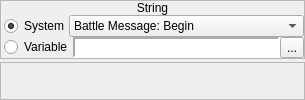
        <widget class="QWidget" name="wString">
         <layout class="QVBoxLayout" name="verticalLayout_45">
          <property name="spacing">
           <number>3</number>
          </property>
          <property name="margin">
           <number>0</number>
          </property>
          <item>
           <widget class="QFrame" name="frame_15">
            <property name="sizePolicy">
             <sizepolicy hsizetype="Preferred" vsizetype="Fixed">
              <horstretch>0</horstretch>
              <verstretch>0</verstretch>
             </sizepolicy>
            </property>
            <property name="frameShape">
             <enum>QFrame::StyledPanel</enum>
            </property>
            <property name="frameShadow">
             <enum>QFrame::Raised</enum>
            </property>
            <layout class="QVBoxLayout" name="verticalLayout_38">
             <property name="spacing">
              <number>0</number>
             </property>
             <property name="margin">
              <number>0</number>
             </property>
             <item>
              <widget class="QLabel" name="label_12">
               <property name="sizePolicy">
                <sizepolicy hsizetype="Preferred" vsizetype="Fixed">
                 <horstretch>0</horstretch>
                 <verstretch>0</verstretch>
                </sizepolicy>
               </property>
               <property name="text">
                <string>String</string>
               </property>
               <property name="alignment">
                <set>Qt::AlignCenter</set>
               </property>
              </widget>
             </item>
             <item>
              <widget class="QWidget" name="widget_13" native="true">
               <layout class="QVBoxLayout" name="verticalLayout_44">
                <property name="spacing">
                 <number>0</number>
                </property>
                <property name="leftMargin">
                 <number>3</number>
                </property>
                <property name="topMargin">
                 <number>0</number>
                </property>
                <property name="rightMargin">
                 <number>0</number>
                </property>
                <property name="bottomMargin">
                 <number>0</number>
                </property>
                <item>
                 <layout class="QHBoxLayout" name="horizontalLayout_26">
                  <item>
                   <widget class="QRadioButton" name="rbStringSystem">
                    <property name="sizePolicy">
                     <sizepolicy hsizetype="Fixed" vsizetype="Fixed">
                      <horstretch>0</horstretch>
                      <verstretch>0</verstretch>
                     </sizepolicy>
                    </property>
                    <property name="text">
                     <string>System</string>
                    </property>
                    <property name="checked">
                     <bool>true</bool>
                    </property>
                   </widget>
                  </item>
                  <item>
                   <widget class="QComboBox" name="cboxStrings">
                    <item>
                     <property name="text">
                      <string>Battle Message: Begin</string>
                     </property>
                    </item>
                    <item>
                     <property name="text">
                      <string>Battle Message: Initiative</string>
                     </property>
                    </item>
                    <item>
                     <property name="text">
                      <string>Battle Message: Miss</string>
                     </property>
                    </item>
                    <item>
                     <property name="text">
                      <string>Battle Message: Failed Escape</string>
                     </property>
                    </item>
                    <item>
                     <property name="text">
                      <string>Battle Message: Victory</string>
                     </property>
                    </item>
                    <item>
                     <property name="text">
                      <string>Battle Message: Defeat</string>
                     </property>
                    </item>
                    <item>
                     <property name="text">
                      <string>Battle Message: Experience Gained</string>
                     </property>
                    </item>
                    <item>
                     <property name="text">
                      <string>Battle Message: Money Gained</string>
                     </property>
                    </item>
                    <item>
                     <property name="text">
                      <string>Battle Message: Item Gained</string>
                     </property>
                    </item>
                    <item>
                     <property name="text">
                      <string>Level Up</string>
                     </property>
                    </item>
                    <item>
                     <property name="text">
                      <string>Skill Learned</string>
                     </property>
                    </item>
                    <item>
                     <property name="text">
                      <string>Shop Message: Greeting</string>
                     </property>
                    </item>
                    <item>
                     <property name="text">
                      <string>Shop Message: After First Transaction</string>
                     </property>
                    </item>
                    <item>
                     <property name="text">
                      <string>Shop Message: Buy</string>
                     </property>
                    </item>
                    <item>
                     <property name="text">
                      <string>Shop Message: Sell</string>
                     </property>
                    </item>
                    <item>
                     <property name="text">
                      <string>Shop Message: Done</string>
                     </property>
                    </item>
                    <item>
                     <property name="text">
                      <string>Shop Message: Buy Item</string>
                     </property>
                    </item>
                    <item>
                     <property name="text">
                      <string>Shop Message: Buy How Many</string>
                     </property>
                    </item>
                    <item>
                     <property name="text">
                      <string>Shop Message: Buy Complete</string>
                     </property>
                    </item>
                    <item>
                     <property name="text">
                      <string>Shop Message: Sell Item</string>
                     </property>
                    </item>
                    <item>
                     <property name="text">
                      <string>Shop Message: Sell How Many</string>
                     </property>
                    </item>
                    <item>
                     <property name="text">
                      <string>Shop Message: Sell Complete</string>
                     </property>
                    </item>
                    <item>
                     <property name="text">
                      <string>Inn Message: Price Intro</string>
                     </property>
                    </item>
                    <item>
                     <property name="text">
                      <string>Inn Message: Accept Inquiry</string>
                     </property>
                    </item>
                    <item>
                     <property name="text">
                      <string>Inn Message: Accept</string>
                     </property>
                    </item>
                    <item>
                     <property name="text">
                      <string>Inn Message: Decline</string>
                     </property>
                    </item>
                    <item>
                     <property name="text">
                      <string>Other: Items Possessed</string>
                     </property>
                    </item>
                    <item>
                     <property name="text">
                      <string>Other: Items Equipped</string>
                     </property>
                    </item>
                    <item>
                     <property name="text">
                      <string>Other: Currency</string>
                     </property>
                    </item>
                    <item>
                     <property name="text">
                      <string>Stat: Level</string>
                     </property>
                    </item>
                    <item>
                     <property name="text">
                      <string>Stat: Level (Short Form)</string>
                     </property>
                    </item>
                    <item>
                     <property name="text">
                      <string>Stat: HP</string>
                     </property>
                    </item>
                    <item>
                     <property name="text">
                      <string>Stat: HP (Short Form)</string>
                     </property>
                    </item>
                    <item>
                     <property name="text">
                      <string>Stat: MP</string>
                     </property>
                    </item>
                    <item>
                     <property name="text">
                      <string>Stat: MP (Short Form)</string>
                     </property>
                    </item>
                    <item>
                     <property name="text">
                      <string>Stat: Normal Status</string>
                     </property>
                    </item>
                    <item>
                     <property name="text">
                      <string>Stat: Experience</string>
                     </property>
                    </item>
                    <item>
                     <property name="text">
                      <string>Stat: Attack</string>
                     </property>
                    </item>
                    <item>
                     <property name="text">
                      <string>Stat: Defense</string>
                     </property>
                    </item>
                    <item>
                     <property name="text">
                      <string>Stat: Wisdom</string>
                     </property>
                    </item>
                    <item>
                     <property name="text">
                      <string>Stat: Agility</string>
                     </property>
                    </item>
                    <item>
                     <property name="text">
                      <string>Equipment: MP Used</string>
                     </property>
                    </item>
                    <item>
                     <property name="text">
                      <string>Equipment: Weapon</string>
                     </property>
                    </item>
                    <item>
                     <property name="text">
                      <string>Equipment: Shield</string>
                     </property>
                    </item>
                    <item>
                     <property name="text">
                      <string>Equipment: Armor</string>
                     </property>
                    </item>
                    <item>
                     <property name="text">
                      <string>Equipment: Helmet</string>
                     </property>
                    </item>
                    <item>
                     <property name="text">
                      <string>Equipment: Accessory</string>
                     </property>
                    </item>
                    <item>
                     <property name="text">
                      <string>Command: Fight</string>
                     </property>
                    </item>
                    <item>
                     <property name="text">
                      <string>Command: Auto-Fight</string>
                     </property>
                    </item>
                    <item>
                     <property name="text">
                      <string>Command: Escape</string>
                     </property>
                    </item>
                    <item>
                     <property name="text">
                      <string>Command: Item</string>
                     </property>
                    </item>
                    <item>
                     <property name="text">
                      <string>Command: Skill</string>
                     </property>
                    </item>
                    <item>
                     <property name="text">
                      <string>Command: Equip</string>
                     </property>
                    </item>
                    <item>
                     <property name="text">
                      <string>Command: Save</string>
                     </property>
                    </item>
                    <item>
                     <property name="text">
                      <string>Command: Quit</string>
                     </property>
                    </item>
                    <item>
                     <property name="text">
                      <string>Command: Status</string>
                     </property>
                    </item>
                    <item>
                     <property name="text">
                      <string>Command: Row</string>
                     </property>
                    </item>
                    <item>
                     <property name="text">
                      <string>Command: Order</string>
                     </property>
                    </item>
                    <item>
                     <property name="text">
                      <string>Command: New Game</string>
                     </property>
                    </item>
                    <item>
                     <property name="text">
                      <string>Command: Load Game</string>
                     </property>
                    </item>
                    <item>
                     <property name="text">
                      <string>Command: End Game</string>
                     </property>
                    </item>
                    <item>
                     <property name="text">
                      <string>Command: Wait ON</string>
                     </property>
                    </item>
                    <item>
                     <property name="text">
                      <string>Command: Wait OFF</string>
                     </property>
                    </item>
                    <item>
                     <property name="text">
                      <string>Save/Quit: Save Slot</string>
                     </property>
                    </item>
                    <item>
                     <property name="text">
                      <string>Save/Quit: Load Slot</string>
                     </property>
                    </item>
                    <item>
                     <property name="text">
                      <string>Save/Quit: Confirm Quit</string>
                     </property>
                    </item>
                    <item>
                     <property name="text">
                      <string>Save/Quit: Yes</string>
                     </property>
                    </item>
                    <item>
                     <property name="text">
                      <string>Save/Quit: No</string>
                     </property>
                    </item>
                    <item>
                     <property name="text">
                      <string>Misc: Party's Money</string>
                     </property>
                    </item>
                    <item>
                     <property name="text">
                      <string>Misc: Total Time Played</string>
                     </property>
                    </item>
                   </widget>
                  </item>
                 </layout>
                </item>
                <item>
                 <layout class="QHBoxLayout" name="horizontalLayout_27">
                  <property name="spacing">
                   <number>0</number>
                  </property>
                  <item>
                   <widget class="QRadioButton" name="rbStringVariable">
                    <property name="sizePolicy">
                     <sizepolicy hsizetype="Fixed" vsizetype="Fixed">
                      <horstretch>0</horstretch>
                      <verstretch>0</verstretch>
                     </sizepolicy>
                    </property>
                    <property name="text">
                     <string>Variable</string>
                    </property>
                   </widget>
                  </item>
                  <item>
                   <widget class="QWidget" name="wStringVariable" native="true">
                    <layout class="QHBoxLayout" name="horizontalLayout_39">
                     <property name="spacing">
                      <number>0</number>
                     </property>
                     <property name="margin">
                      <number>0</number>
                     </property>
                     <item>
                      <widget class="QLabel" name="lblStringVariable">
                       <property name="sizePolicy">
                        <sizepolicy hsizetype="Preferred" vsizetype="Preferred">
                         <horstretch>0</horstretch>
                         <verstretch>0</verstretch>
                        </sizepolicy>
                       </property>
                       <property name="minimumSize">
                        <size>
                         <width>150</width>
                         <height>0</height>
                        </size>
                       </property>
                       <property name="font">
                        <font>
                         <family>Monospace</family>
                        </font>
                       </property>
                       <property name="styleSheet">
                        <string notr="true">background-color: palette(base);</string>
                       </property>
                       <property name="frameShape">
                        <enum>QFrame::Panel</enum>
                       </property>
                       <property name="frameShadow">
                        <enum>QFrame::Sunken</enum>
                       </property>
                       <property name="lineWidth">
                        <number>2</number>
                       </property>
                       <property name="text">
                        <string/>
                       </property>
                      </widget>
                     </item>
                     <item>
                      <widget class="QToolButton" name="bStringBrowseVariables">
                       <property name="text">
                        <string>...</string>
                       </property>
                       <property name="icon">
                        <iconset resource="gui_icons.qrc">
                         <normaloff>:/icons/fileopen.png</normaloff>:/icons/fileopen.png</iconset>
                       </property>
                      </widget>
                     </item>
                    </layout>
                   </widget>
                  </item>
                 </layout>
                </item>
               </layout>
              </widget>
             </item>
            </layout>
           </widget>
          </item>
          <item>
           <widget class="QFrame" name="frame_19">
            <property name="frameShape">
             <enum>QFrame::StyledPanel</enum>
            </property>
            <property name="frameShadow">
             <enum>QFrame::Raised</enum>
            </property>
           </widget>
          </item>
         </layout>
        </widget>
